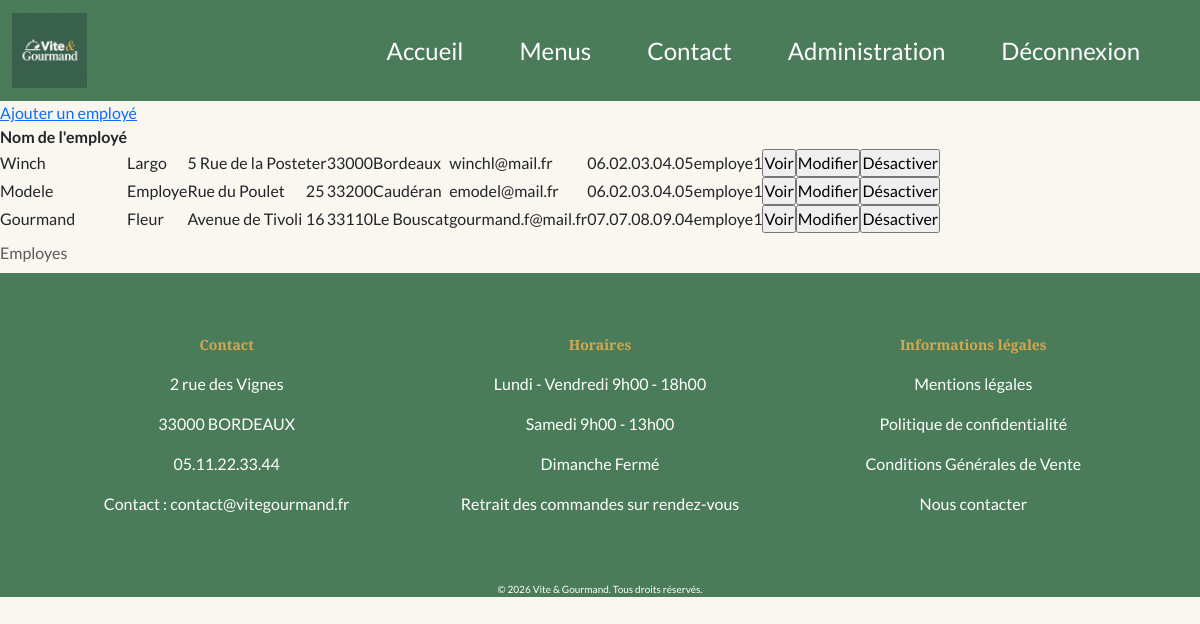
Page /?page=employes (signed in) on the committed database.
### tables this page shows
CREATE TABLE IF NOT EXISTS comptes 
(
id INT NOT NULL PRIMARY KEY AUTO_INCREMENT,
email VARCHAR (250) UNIQUE NOT NULL,
mot_de_passe_hash VARCHAR (250) NOT NULL,
nom VARCHAR (250) NOT NULL,
prenom VARCHAR (250) NOT NULL,
telephone VARCHAR (20),
adresse VARCHAR (250),
complement_adresse VARCHAR(250),
code_postal VARCHAR (20),
commune VARCHAR(250),
role VARCHAR (50) DEFAULT 'utilisateur',
actif BOOLEAN DEFAULT 1,
date_creation DATETIME DEFAULT CURRENT_TIMESTAMP
);

### src/Controller/AuthController.php (called while the page is built, shortened)
<?php
class AuthController
{
    private CompteRepository $compteRepository;
    public function __construct(CompteRepository $compteRepository, MailService $mailService)
    {
        $this->compteRepository = $compteRepository;
    }
    public function showEmploye(): void {
        $employes = $this->compteRepository->findAllEmploye();
        require __DIR__ . '/../../templates/admin/employes.php';
    }
}

### src/Repository/CompteRepository.php (called while the page is built, shortened)
<?php
class CompteRepository
{
    private Database $database;
    public function __construct(Database $database)
    {
        $this->database = $database;
    }
    public function findAllEmploye(): array
    {
        $pdo = $this->database->getConnection();
        $stmt = $pdo->prepare("SELECT id, email, nom, prenom, adresse, complement_adresse, code_postal, commune, telephone, actif, `role` FROM comptes WHERE `role` = 'employe';
        ");
        $stmt->execute([]);
        $result = $stmt->fetchAll(PDO::FETCH_ASSOC);
        return $result;
    }
}

### templates/admin/employes.php (the view, shortened to what this page needs)
<?php
    require __DIR__ . '/../partials/head.php';
?>
<body>
<?php
    require __DIR__ . '/../partials/header.php';
?>
<section>
    <div>
        <a href="/?page=employe_create">Ajouter un employé</a>
    </div>
</section>
<table>
    <caption>Employes</caption>
    <thead>
        <tr>
            <th>Nom de l'employé</th>
        </tr>
    </thead>
    <tbody>
<?php foreach ($employes as $employe): ?>
    <tr>
        <td><?= htmlspecialchars($employe['nom']) ?></td>
        <td><?= htmlspecialchars($employe['prenom']) ?></td>
        <td><?= htmlspecialchars($employe['adresse']) ?></td>
        <td><?= htmlspecialchars($employe['complement_adresse']) ?></td>
        <td><?= htmlspecialchars($employe['code_postal']) ?></td>
        <td><?= htmlspecialchars($employe['commune']) ?></td>
        <td><?= htmlspecialchars($employe['email']) ?></td>
        <td><?= htmlspecialchars($employe['telephone']) ?></td>
        <td><?= htmlspecialchars($employe['role']) ?></td>
        <td><?= htmlspecialchars($employe['actif']) ?></td>
        <td><input type="button" value="Voir"></td>
        <td><input type="button" value="Modifier"></td>
        <td>
                <form action="/?page=toggle_actif" method="POST">
                    <input type="submit" value="<?= $employe['actif'] === 0 ? "Activer" : "Désactiver" ?>">
                </form>
            </td>
    </tr>
<?php endforeach ?>
</tbody>
</table>
<?php
    require __DIR__ . '/../partials/footer.php';
?>
</body>
</html>

### public/css/style.css (style rules this page uses)
* { margin: 0; padding: 0; box-sizing: border-box; }
:root { --primary: #4A7C59; --secondary: #C4714A; --accent: #D4A853; --avis: #F3E8D2; --bg: #FAF6F0; --text: #2C2C2C; }
html { width: 100%; }
body { background-color: var(--bg); }
body { font-family: lato, sans-serif; }

### rows in the picture
comptes: nom "Winch", prenom "Largo", adresse "5 Rue de la Poste", complement_adresse "ter", code_postal "33000", commune "Bordeaux", email "winchl@mail.fr", telephone "06.02.03.04.05", role "employe", actif "1", actif "Désactiver"
comptes: nom "Modele", prenom "Employe", adresse "Rue du Poulet", complement_adresse "25", code_postal "33200", commune "Caudéran", email "emodel@mail.fr", telephone "06.02.03.04.05", role "employe", actif "1", actif "Désactiver"
comptes: nom "Gourmand", prenom "Fleur", adresse "Avenue de Tivoli", complement_adresse "16", code_postal "33110", commune "Le Bouscat", email "gourmand.f@mail.fr", telephone "07.07.08.09.04", role "employe", actif "1", actif "Désactiver"
